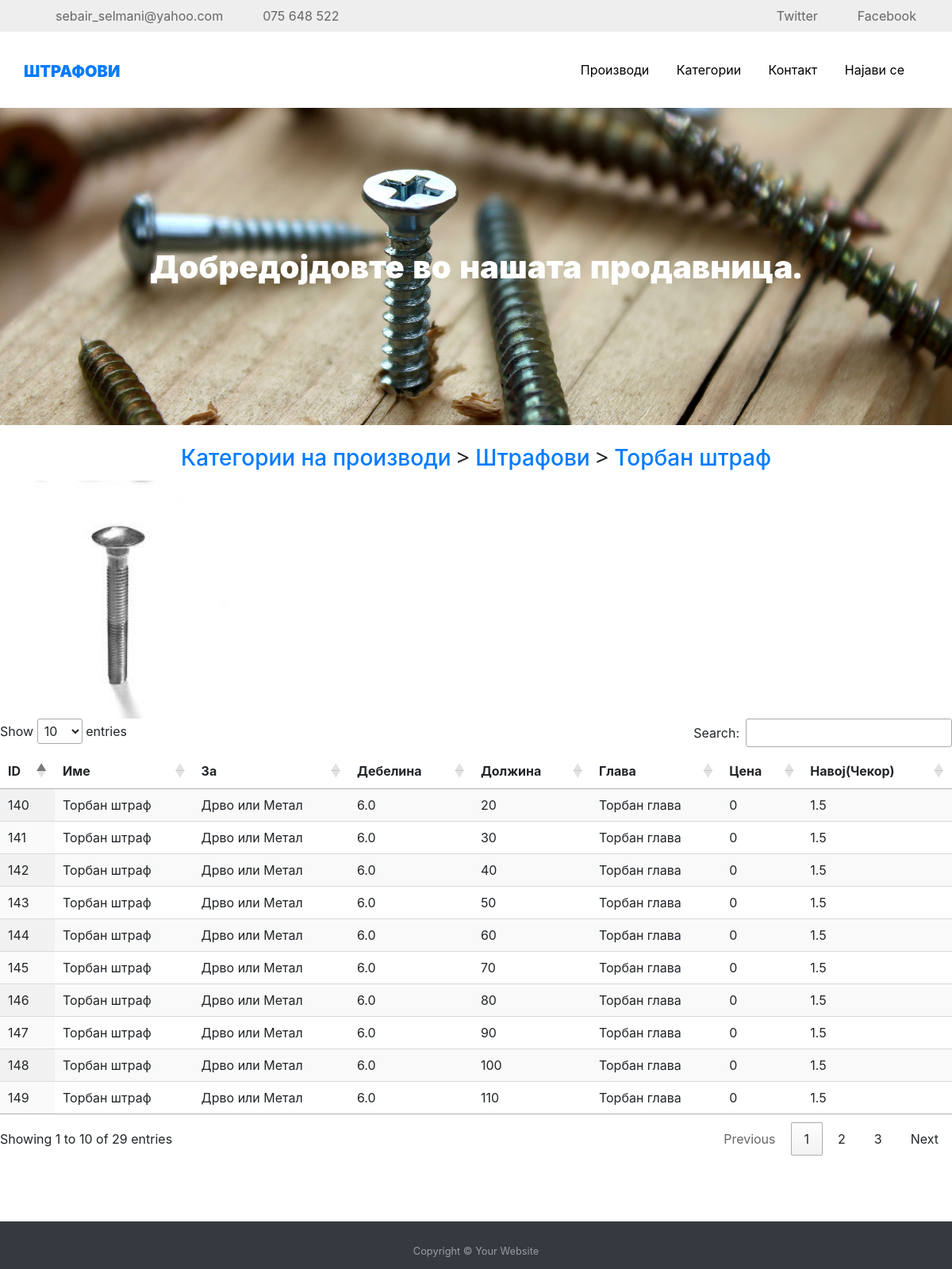
The page /product/Штрафови/Торбан штраф on the database its author committed.
### tables this page shows
CREATE TABLE "strafovi" (
"index" INTEGER,
  "ID" INTEGER,
  "Ime" TEXT,
  "Za" TEXT,
  "Debelina" REAL,
  "Dolzina" INTEGER,
  "Glava" TEXT,
  "Cena" INTEGER,
  "Navoj(cekor)" REAL,
  "Slika" TEXT
);

### app.py (the view)
@app.route('/product/<kategorija>/<pod_kategorija>')
def product(kategorija,pod_kategorija):
    query = db.engine.execute(f'SELECT* FROM "{map_name[kategorija]}" WHERE Ime="{pod_kategorija}"').all()
    slika = query[0].Slika
    keys = [i for i in query[0].keys() if i!='Slika' and i!='index']
    products = []
    for prod in query:
        temp = {x:prod[x] for x in keys}
        products.append(temp)
    keys = [map_col_names[i] for i in keys]
    return render_template('product.html',kategorija=kategorija, pod_kategorija=pod_kategorija,products = products, slika=slika, columns=keys)

### templates/product.html (shortened to what this page needs)
{% extends 'base.html' %}
{% block body %}
<center style="margin-top:2%; margin-bottom:1%;">
  <link rel="stylesheet" href="https://cdnjs.cloudflare.com/ajax/libs/twitter-bootstrap/4.5.2/css/bootstrap.css">
  <link rel="stylesheet" href="https://cdn.datatables.net/1.11.3/css/dataTables.bootstrap4.min.css">
    <link rel="stylesheet" href="    https://cdn.datatables.net/1.11.3/css/dataTables.bootstrap4.min.css">
    <h3>    <a href="{{url_for('index')}}"> Категории на производи </a>  >  <a href="{{url_for('category', category=kategorija)}}"> {{ kategorija }} </a> > <a href=""> {{pod_kategorija}} </a> </h3>
</center>
<img class="product_picture" src=" {{ url_for('static', filename='images/categories_images/%s' %slika) }} "/>
<table id="example" class="display" cellspacing="0" width="100%">
        <thead>
            <tr>
                {% for col in columns %}
                <th>{{col}}</th>
                 {% endfor %}
            </tr>
        </thead>
        <tbody>
        {% for product in products %}
        <tr>
            {% for k,v in product.items() %}
            <td> {{v}}</td>
            {% endfor %}
        </tr>
        {% endfor %}
    </table>
{% endblock %}

### static/css/style.css (style rules this page uses)
h1, h2, h3, h4, h5, h6, .h1, .h2, .h3, .h4, .h5, .h6 { font-family: "Open Sans", -apple-system, BlinkMacSystemFont, "Segoe UI", Roboto, "Helvetica Neue", Arial, "Noto Sans", sans-serif, "Apple Color Emoji", "Segoe UI Emoji", "Segoe UI Symbol", "Noto Color Emoji"; }
a { -webkit-transition: .3s all ease; -o-transition: .3s all ease; transition: .3s all ease; }
a, a:hover { text-decoration: none !important; }

### static/css/custom.css (style rules this page uses)
.product_picture { width:300px; height:300px; }

### rows shown on the page
strafovi: Slika (picture), product "140" "20" "0", Ime "Торбан штраф", Za "Дрво или Метал", Debelina "6.0", Glava "Торбан глава", v "1.5"
strafovi: product "141" "30" "0", Ime "Торбан штраф", Za "Дрво или Метал", Debelina "6.0", Glava "Торбан глава", v "1.5"
strafovi: product "142" "40" "0", Ime "Торбан штраф", Za "Дрво или Метал", Debelina "6.0", Glava "Торбан глава", v "1.5"
strafovi: product "143" "50" "0", Ime "Торбан штраф", Za "Дрво или Метал", Debelina "6.0", Glava "Торбан глава", v "1.5"
strafovi: product "144" "60" "0", Ime "Торбан штраф", Za "Дрво или Метал", Debelina "6.0", Glava "Торбан глава", v "1.5"
strafovi: product "145" "70" "0", Ime "Торбан штраф", Za "Дрво или Метал", Debelina "6.0", Glava "Торбан глава", v "1.5"
strafovi: product "146" "80" "0", Ime "Торбан штраф", Za "Дрво или Метал", Debelina "6.0", Glava "Торбан глава", v "1.5"
strafovi: product "147" "90" "0", Ime "Торбан штраф", Za "Дрво или Метал", Debelina "6.0", Glava "Торбан глава", v "1.5"
strafovi: product "148" "100" "0", Ime "Торбан штраф", Za "Дрво или Метал", Debelina "6.0", Glava "Торбан глава", v "1.5"
strafovi: product "149" "110" "0", Ime "Торбан штраф", Za "Дрво или Метал", Debelina "6.0", Glava "Торбан глава", v "1.5"

### other values the page prints
{{ kategorija }} "Штрафови"
{{ pod_kategorija }} "Торбан штраф"
{{ col }} "ID" "Име" "За" "Дебелина" "Должина" "Глава" "Цена" "Навој(Чекор)"
